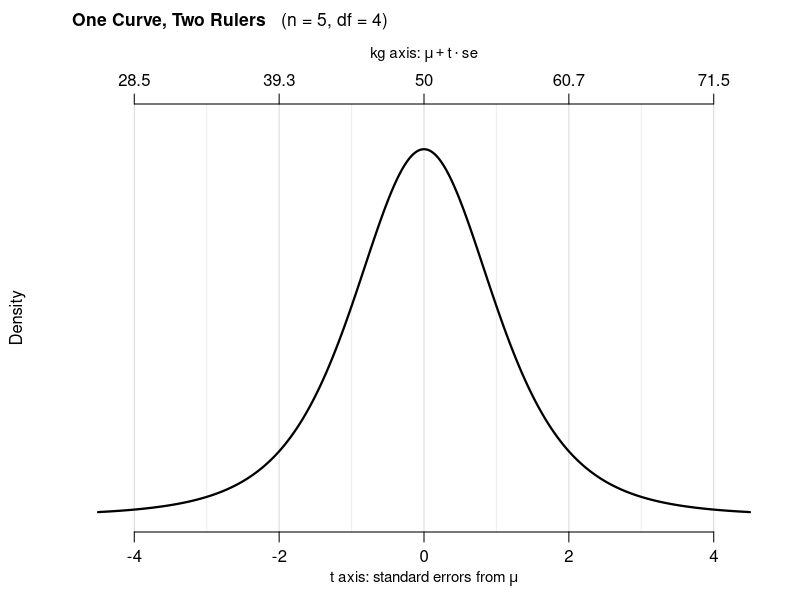

Here is the R script that generated this plot:
# The t distribution comes on a ruler nobody weighs penguins with.
#
# Its x axis is not kilograms -- it counts standard errors away from mu. That
# is what lets one curve serve every problem, and it is also why a student can
# read a number off it and have no idea what was just said about penguins.
#
# The fix is one line of arithmetic. The curve never changes; only the ruler
# under it does:
#
#     kg  =  mu  +  t * se           se = s / sqrt(n)
#
# This script draws the curve once and puts both rulers on it.


mu <- 50            # kg, the mean we are assuming
s <- 12             # kg, the sd this sample happened to give
n <- 5              # penguins in the sample

repeats <- 100000   # for the check at the bottom
sigma <- 12         # the colony's true sd, used only for that check

se <- s / sqrt(n)
df <- n - 1

# ----------------------------------------------------------------------
# The same positions said twice.
# ----------------------------------------------------------------------
cat("mu =", mu, "kg    s =", s, "kg    n =", n, "\n")
cat("se = s / sqrt(n) =", round(se, 3), "kg\n")
cat("One step along the t axis is a step of", round(se, 2), "kg.\n\n")

cat(sprintf("%12s %12s\n", "t axis", "kg axis"))
for (m in -3:3)
{
  cat(sprintf("%12.0f %12.2f%s\n", m, mu + m * se, if (m == 0) "   <- mu" else ""))
}

# ----------------------------------------------------------------------
# One curve, two rulers.
#
# Nothing is redrawn between the two axes -- axis(1) and axis(3) label the
# identical set of x positions. That is the point: the shape was never in
# kilograms or in t units, it was always just the shape.
#
# The regularly spaced grey guides ARE the ruler: each runs from a t reading at
# the bottom to the kg reading it corresponds to at the top. Nothing happens to
# the curve at any of them, which is exactly why they can be drawn -- they are
# positions, not features. Anything emphatic here (a cutoff, a shaded tail)
# would be read as a feature of the curve, and would also be borrowing from
# hypothesis testing, which is several sections away.
# ----------------------------------------------------------------------
par(mar = c(3.4, 3.6, 5.2, 1.2), mgp = c(2.3, 0.7, 0))

t_grid <- seq(-4.5, 4.5, length.out = 600)
dens <- dt(t_grid, df)

plot(t_grid, dens, type = "n", xaxt = "n", yaxt = "n", bty = "n",
     xlab = "", ylab = "Density", xlim = range(t_grid),
     ylim = c(0, max(dens) * 1.08), main = "")

abline(v = seq(-3, 3, by = 2), col = "grey93", lwd = 1)   # minor
abline(v = seq(-4, 4, by = 2), col = "grey85", lwd = 1)   # major, labelled

lines(t_grid, dens, lwd = 2.2)

t_at <- seq(-4, 4, by = 2)
axis(1, at = t_at, labels = t_at)
axis(3, at = t_at, labels = round(mu + t_at * se, 1))

mtext(bquote("t axis: standard errors from " * mu), side = 1, line = 1.9, cex = 0.9)
mtext(bquote("kg axis: " * mu + t %.% se), side = 3, line = 1.9, cex = 0.9)
mtext(bquote(bold("One Curve, Two Rulers") ~ "  (n =" ~ .(n) * ", df =" ~ .(df) * ")"),
      side = 3, line = 3.5, cex = 1.05, adj = 0)

# ----------------------------------------------------------------------
# Raising n shrinks the kg the ruler buys you, because se does.
# ----------------------------------------------------------------------
cat("\n", sprintf("%4s %8s %10s %14s %12s", "n", "df", "se (kg)",
                  "t = -2 is", "t = +2 is"), "\n", sep = "")
for (ni in c(5, 10, 30))
{
  sei <- s / sqrt(ni)
  cat(sprintf("%4d %8d %10.2f %13.1f %12.1f\n", ni, ni - 1, sei,
              mu - 2 * sei, mu + 2 * sei))
}
cat("\nSame curve, same t readings -- but each t unit is worth fewer kg, so the\n")
cat("whole picture shrinks towards mu when translated.\n")

# ----------------------------------------------------------------------
# Does the curve actually describe the standardised sample mean?
#
# Simulate the quantity the t is supposed to be about, and compare where its
# quantiles fall against what dt/qt claim -- in both currencies at once.
# ----------------------------------------------------------------------
t_sim <- rep(NA, repeats)
for (i in 1:repeats)
{
  x <- rnorm(n, mu, sigma)
  t_sim[i] <- (mean(x) - mu) / (sd(x) / sqrt(n))
}

probs <- c(0.10, 0.25, 0.50, 0.75, 0.90)
cat("\n", sprintf("%10s %14s %10s %12s", "quantile", "simulated t",
                  paste0("t(", df, ")"), "kg axis"), "\n", sep = "")
for (pr in probs)
{
  theo <- qt(pr, df)
  cat(sprintf("%9.0f%% %14.3f %10.3f %12.2f\n",
              pr * 100, quantile(t_sim, pr), theo, mu + theo * se))
}
cat("\nThe simulated column is the sample means themselves, standardised.\n")
cat("The kg column is the same row read off the other ruler.\n")
